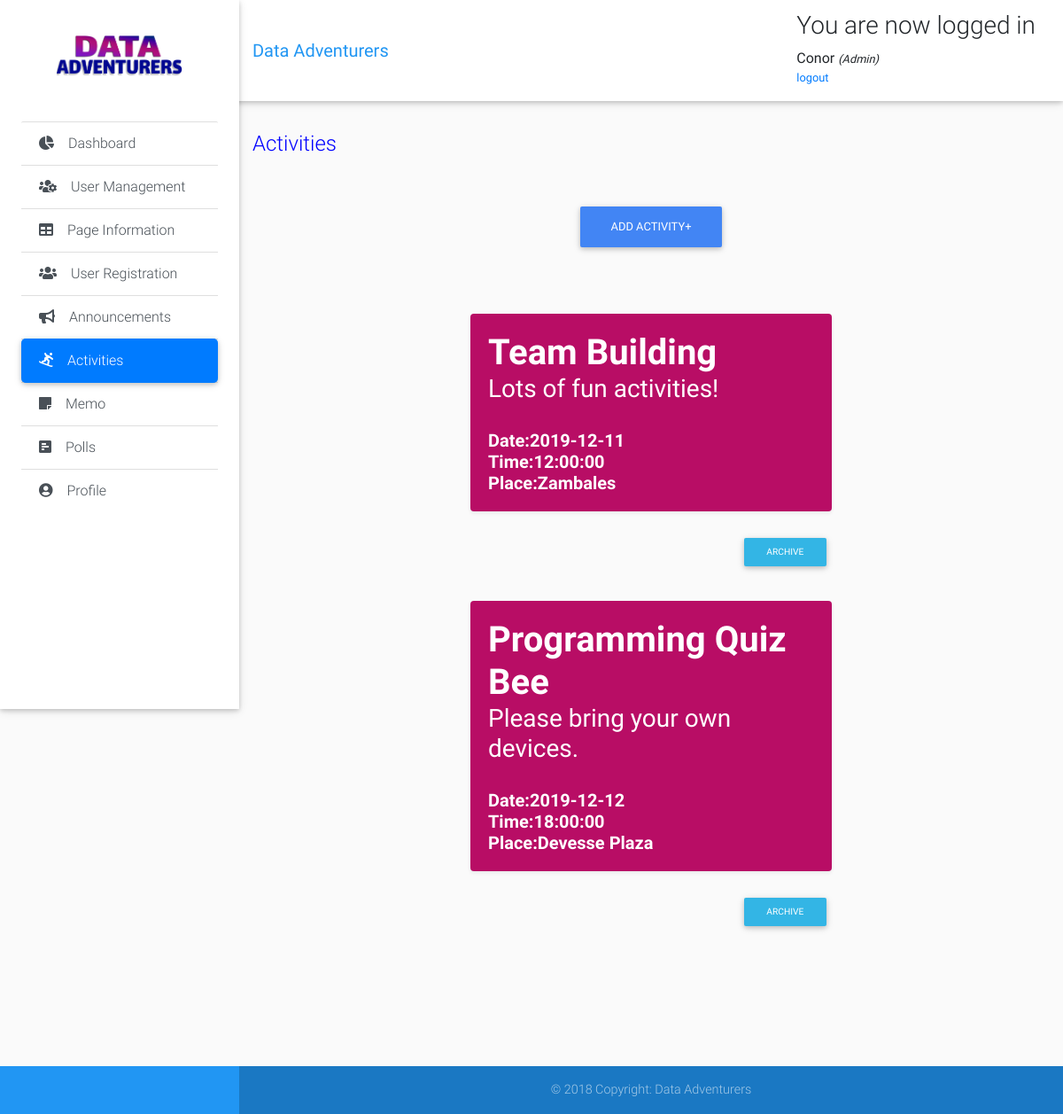
Screenshot of /admin-modules/activities.php (signed in) with the database file from the repository.
### tables this page shows
CREATE TABLE IF NOT EXISTS `page_info` (
  `id` int(11) NOT NULL AUTO_INCREMENT,
  `about` varchar(1000) NOT NULL,
  `mission` varchar(1000) NOT NULL,
  `vision` varchar(1000) NOT NULL,
  `address` varchar(250) NOT NULL,
  `contact` varchar(250) NOT NULL,
  `email` varchar(250) NOT NULL,
  `image` varchar(1000) NOT NULL,
  PRIMARY KEY (`id`)
);

CREATE TABLE IF NOT EXISTS `activities` (
  `id` int(11) NOT NULL AUTO_INCREMENT,
  `title` varchar(50) NOT NULL,
  `details` varchar(50) NOT NULL,
  `date` varchar(50) NOT NULL,
  `time` time NOT NULL,
  `place` varchar(50) NOT NULL,
  PRIMARY KEY (`id`)
);

### admin-modules/activities.php (the view, shortened to what this page needs)
<?php
include "connection.php";
include "header.php";
 ?>
        <div class="list-group list-group-flush">
          <a href="dashboard.php" class="list-group-item list-group-item-action waves-effect">
            <i class="fas fa-chart-pie mr-3"></i>Dashboard</a>
          <a href="members.php" class="list-group-item list-group-item-action waves-effect">
            <i class="fas fa-users-cog mr-3"></i>User Management</a>
          <a href="page-information.php" class="list-group-item list-group-item-action waves-effect">
            <i class="fas fa-table mr-3"></i>Page Information</a>
          <a href="user-registration.php" class="list-group-item list-group-item-action waves-effect">
            <i class="fas fa-users mr-3"></i>User Registration</a>
          <a href="announcements.php" class="list-group-item list-group-item-action  waves-effect">
            <i class="fas fa-bullhorn mr-3"></i>Announcements</a>
          <a href="activities.php" class="list-group-item list-group-item-action active waves-effect">
            <i class="fas fa-snowboarding mr-3"></i>Activities</a>
          <a href="memo.php" class="list-group-item list-group-item-action waves-effect">
            <i class="fas fa-sticky-note mr-3"></i>Memo</a>
          <a href="polls.php" class="list-group-item list-group-item-action waves-effect">
            <i class="fas fa-poll-h mr-3"></i>Polls</a>
          <a href="profile.php" class="list-group-item list-group-item-action  waves-effect">
            <i class="fas fa-user-circle mr-3"></i>Profile</a>
        </div>
<main class="pt-5 mx-lg-6">
    <div class="container-fluid mt-5">
      <div class="page-title">
        <br>
        <br>
          <h4 class="mb-2 mb-sm-0 pt-1">
            <span>Activities</span>
          </h4>
      </div>
        <div class="d-flex justify-content-center">
          <div class="text-center">
          <a href="" class="btn btn-primary btn-rounded mb-4" data-toggle="modal" data-target="#actForm">
          Add Activity+</a>
          </div>
         </div>
          <?php
          $result=mysqli_query($link, "SELECT * from activities order by id DESC");
            echo "<table class='table table-borderless'  cellspacing='0' style='width: 100%'>";
            echo  "<thead>";
            echo  "<tr>";
            echo  "<th>";
            echo "</th>";
            echo  "</tr>";
            echo "</thead>";
            echo "<tbody>";
            while($row=mysqli_fetch_array($result))
            {
                echo "<tr>";
                echo "<td>";
                echo  "<div class='d-flex justify-content-center'>";
                echo " <div class='col-md-6'>";
                echo "<div class='card flex-md-row mb-4 shadow-sm h-md-250' style='background-color:#b80d65;'>";
                echo "<div class='card-body d-flex flex-column align-items-start'>";
                echo "<h1 class='mb-0' style='font-weight:bold; color:white'>";
                echo $row["title"];
                echo "</h1>";
                echo "<h3 style='color:white'>";
                echo $row["details"];
                  echo "</h3>";
                        echo "<br>";
                echo "<h5 class='mb-0' style='font-weight:bold; color:white'>";
                echo "Date:";
                echo "<span>"; echo $row["date"];   echo "</span>";
                echo "</h5>";
                echo "<h5 class='mb-0' style='font-weight:bold; color:white'>";
                echo "Time:";
                echo "<a>"; echo $row["time"];   echo "</a>";
                echo "</h5>";
                echo "<h5 class='mb-0' style='font-weight:bold; color:white'>";
                echo "Place:";
                echo "<a>"; echo $row["place"];   echo "</a>";
                echo "</h5>";
                echo "</div>";
                echo "</div>";?>
                <div class="float-right">
                <button class="btn btn-info btn-sm" onclick="window.location.href =
                               'act-archive.php?id=<?php echo $row["id"]; ?>'">
                                Archive</button>
                </div>
                <?php
                echo "</div>";
                echo "</td>";
                echo "</tr>";
             }
            echo "</tbody>";
            echo "</table>";
            ?>
          </div>
        <br>
</main>
  <?php
  include "footer.php";
  ?>

### admin-modules/header.php (shortened to what this page needs)
<?php
include "connection.php";
 ?>
<!DOCTYPE html>
<html lang="en">
<head>
  <link rel="stylesheet" href="https://stackpath.bootstrapcdn.com/bootstrap/4.3.1/css/bootstrap.min.css">
  <link rel="stylesheet" type="text/css" href="https://cdn.datatables.net/v/bs4/dt-1.10.20/datatables.min.css"/>
  <link rel="stylesheet" href="https://use.fontawesome.com/releases/v5.11.2/css/all.css">
  <link href="../css/bootstrap.min.css" rel="stylesheet">
  <link href="../css/mdb.min.css" rel="stylesheet">
  <link href="../css/style.min.css" rel="stylesheet">
  <link href="../css/style.css" rel="stylesheet">
  <body class="grey lighten-5">
    <header>
      <nav class="navbar fixed-top navbar-expand-lg navbar-light white scrolling-navbar">
        <div class="container-fluid">
          <a class="navbar-brand waves-effect" href="page-information.php" target="_blank">
            <strong class="blue-text">Data Adventurers</strong>
          </a>
          <div class="collapse navbar-collapse" id="navbarSupportedContent">
            <div class="content">
              <?php if (isset($_SESSION['success'])) : ?>
                <div class="error success" >
                  <h3>
                    <?php
                    echo $_SESSION['success'];
                    ?>
                  </h3>
                </div>
              <?php endif ?>
              <div class="profile_info">
                <div>
                  <?php  if (isset($_SESSION['user'])) : ?>
                    <strong>
                      <?php echo
                      $_SESSION['user']['first_name'];
                      ?>
                    </strong>
                    <small>
                      <i>(<?php echo ucfirst($_SESSION['user']['role']); ?>)</i>
                      <br>
                      <ul class="navbar-nav nav-flex-icons">
                        <li class="nav-item">
                          <a href="header.php?logout='1'">logout</a>
                        </li>
                      </ul>
                    </small>
                  <?php endif ?>
                </div>
              </div>
            </div>
          </div>
        </div>
      </nav>
      <div class="sidebar-fixed position-fixed">
        <?php
              $result=mysqli_query($link, "select * from page_info");
              $row=mysqli_fetch_array($result);
              ?>
        <a class="logo-wrapper waves-effect">
          <img src=" <?php echo $row['image']; ?>" class="img-fluid" height="200" width="200" alt="">
        </a>
</head>

### css/style.css (style rules this page uses)
* { padding: 0; margin: 0; }
html { position: relative; min-height: 100%; }
body { margin-bottom: 150px; }
.page-title { margin-bottom: 50px; color: blue; }

### rows the page displays
page_info: image (picture)
activities: title "Team Building", details "Lots of fun activities!", date "2019-12-11", time "12:00:00", place "Zambales"
activities: title "Programming Quiz Bee", details "Please bring your own devices.", date "2019-12-12", time "18:00:00", place "Devesse Plaza"

### other values shown
$_SESSION['success'] "You are now logged in"
$_SESSION['user']['first_name'] "Conor"
$_SESSION['user']['role'] "Admin"
